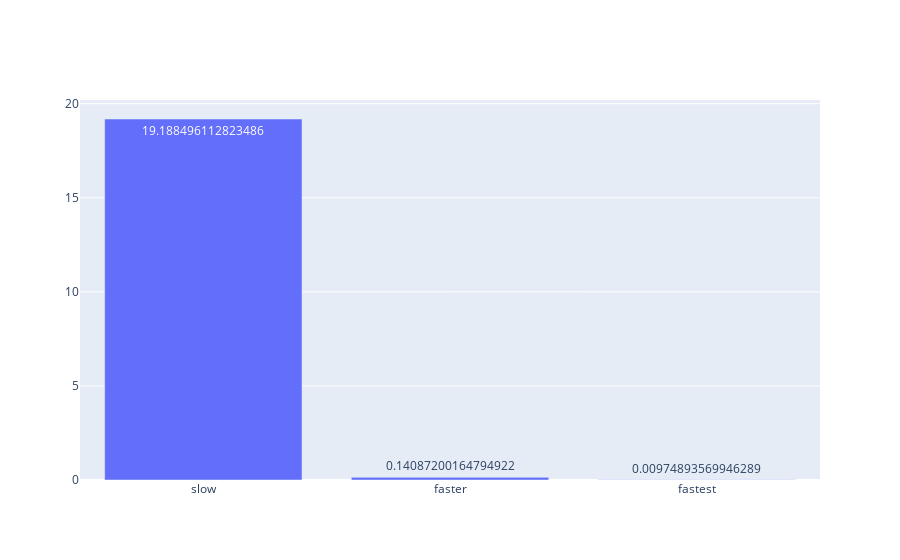

Notebook cell for this chart:
### Code cell
fig = go.Figure(data=[go.Bar(
            x=["slow","faster","fastest"], y=[time_slowest, time_faster, time_fastest],
            text=[time_slowest, time_faster, time_fastest],
            textposition='auto',
        )])

fig.show()

### Figure 1 — Plotly figure (JSON) as saved in the notebook; plotly's stock layout.template omitted (floating-point values rounded to 4 significant figures)
{"data": [{"text": ["19.188496112823486", "0.14087200164794922", "0.00974893569946289"], "textposition": "auto", "type": "bar", "x": ["slow", "faster", "fastest"], "y": [19.19, 0.1409, 0.009749]}], "layout": {}}
